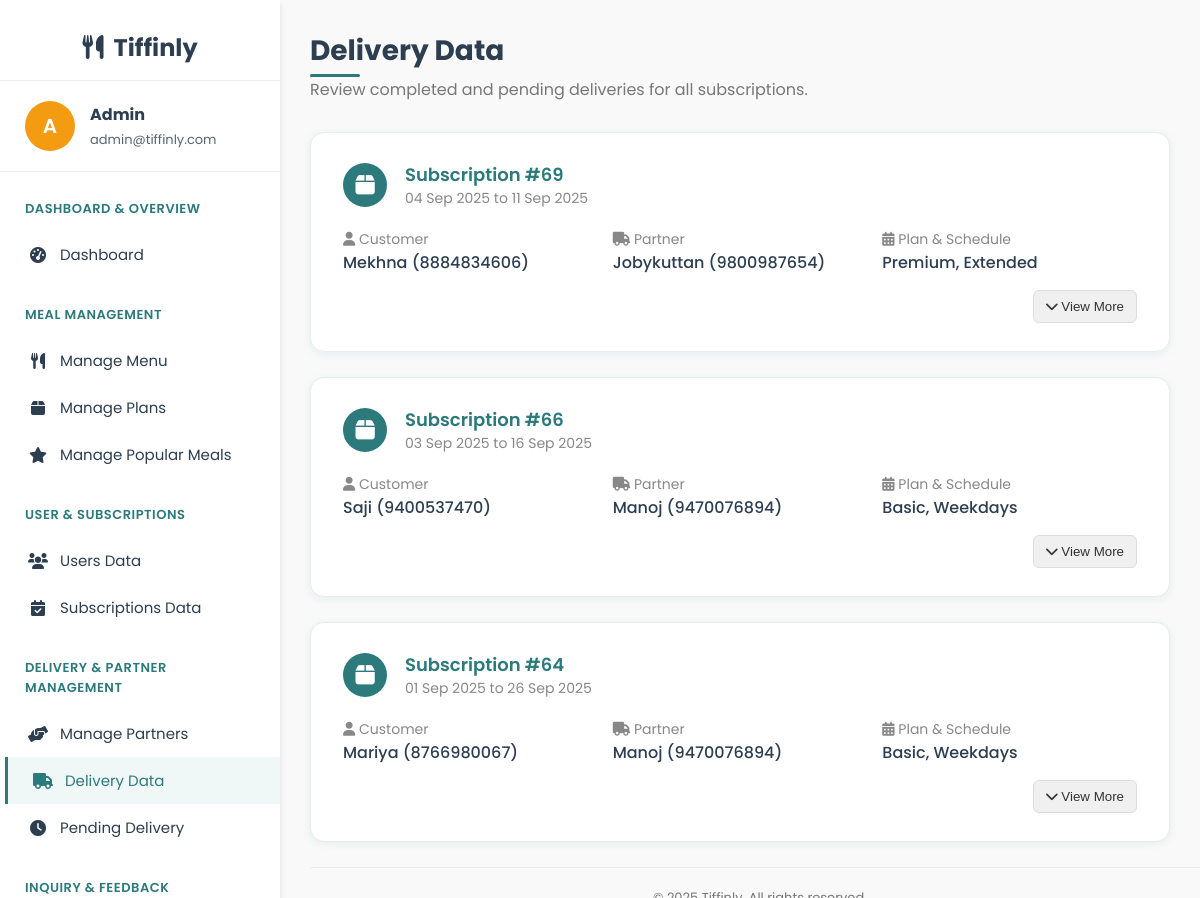
Screenshot of /admin/manage_delivery.php (signed in) with the database file from the repository.
### tables this page shows
CREATE TABLE `subscriptions` (
  `subscription_id` int(11) NOT NULL,
  `user_id` int(11) DEFAULT NULL,
  `plan_id` int(11) DEFAULT NULL,
  `dietary_preference` varchar(20) DEFAULT NULL,
  `start_date` date NOT NULL,
  `end_date` date NOT NULL,
  `schedule` enum('Weekdays','Extended','Full Week') NOT NULL,
  `delivery_time` time NOT NULL,
  `total_price` decimal(10,2) NOT NULL,
  `payment_status` enum('paid','unpaid','failed') DEFAULT 'unpaid',
  `status` enum('active','cancelled','pending') DEFAULT 'pending',
  `created_at` timestamp NOT NULL DEFAULT current_timestamp()
);

CREATE TABLE `users` (
  `user_id` int(11) NOT NULL,
  `name` varchar(100) NOT NULL,
  `email` varchar(100) NOT NULL,
  `password` varchar(255) NOT NULL,
  `phone` varchar(15) DEFAULT NULL,
  `role` enum('user','admin','delivery') DEFAULT 'user',
  `created_at` timestamp NOT NULL DEFAULT current_timestamp(),
  `security_question` varchar(255) NOT NULL,
  `security_answer` varchar(255) NOT NULL
);

CREATE TABLE `meal_plans` (
  `plan_id` int(11) NOT NULL,
  `plan_name` varchar(50) NOT NULL,
  `description` text DEFAULT NULL,
  `plan_type` enum('basic','premium') NOT NULL,
  `is_active` tinyint(1) DEFAULT 1,
  `base_price` decimal(8,2) NOT NULL
);

### admin/manage_delivery.php (the view, shortened to what this page needs)
<?php
require_once('../config/db_connect.php');
$admin_name = $_SESSION['name'];
$admin_email = $_SESSION['email'];
$history_sql = "
    SELECT
        s.subscription_id, s.start_date, s.end_date, s.schedule, s.plan_id, s.dietary_preference,
        u.name as user_name, u.phone, u.user_id,
        p.name as partner_name,
        p.phone as partner_phone,
        mp.plan_name,
        da.assignment_id,
        da.status as delivery_status,
        da.meal_type,
        da.delivery_date,
        da.assigned_at,
        dp.time_slot,
        a.address_type
    FROM subscriptions s
    JOIN users u ON s.user_id = u.user_id
    JOIN meal_plans mp ON s.plan_id = mp.plan_id
    LEFT JOIN delivery_assignments da ON s.subscription_id = da.subscription_id
    LEFT JOIN users p ON da.partner_id = p.user_id
    LEFT JOIN delivery_preferences dp ON s.user_id = dp.user_id AND LOWER(da.meal_type) = LOWER(dp.meal_type)
    LEFT JOIN addresses a ON dp.address_id = a.address_id
    WHERE s.status = 'active'
    ORDER BY s.subscription_id DESC, da.delivery_date DESC, FIELD(da.meal_type, 'Breakfast', 'Lunch', 'Dinner')
";
$history_res = $conn->query($history_sql);
$history = [];
while ($row = $history_res->fetch_assoc()) {
    $sid = $row['subscription_id'];
    if (!isset($history[$sid])) {
        $history[$sid] = [
            'details' => $row,
            'items_by_date' => []
        ];
    }
    if ($row['assignment_id']) {
        $date = $row['delivery_date'] ?? 'Unknown Date';
        if (!isset($history[$sid]['items_by_date'][$date])) {
            $history[$sid]['items_by_date'][$date] = [];
        }
        $history[$sid]['items_by_date'][$date][] = $row;
    }
}
?>
<!DOCTYPE html>
<html lang="en">
<head>
    <link rel="stylesheet" href="https://cdnjs.cloudflare.com/ajax/libs/font-awesome/6.0.0-beta3/css/all.min.css">
</head>
<body>
<div class="dashboard-container">
    <div class="sidebar">
        <div class="sidebar-header"><i class="fas fa-utensils"></i>&nbsp; Tiffinly</div>
        <div class="admin-profile">
            <div class="admin-avatar"><?php echo strtoupper(substr($admin_name, 0, 1)); ?></div>
            <div class="admin-info">
                <h4><?php echo htmlspecialchars($admin_name); ?></h4>
                <p><?php echo htmlspecialchars($admin_email); ?></p>
            </div>
        </div>
        <div class="sidebar-menu">
            <div class="menu-category">Dashboard & Overview</div>
            <a href="admin_dashboard.php" class="menu-item"><i class="fas fa-tachometer-alt"></i> Dashboard</a>
            <div class="menu-category">Meal Management</div>
            <a href="manage_menu.php" class="menu-item"><i class="fas fa-utensils"></i> Manage Menu</a>
            <a href="manage_plans.php" class="menu-item"><i class="fas fa-box"></i> Manage Plans</a>
            <a href="manage_popular_meals.php" class="menu-item"><i class="fas fa-star"></i> Manage Popular Meals</a>
            <div class="menu-category">User & Subscriptions</div>
            <a href="manage_users.php" class="menu-item"><i class="fas fa-users"></i> Users Data</a>
            <a href="manage_subscriptions.php" class="menu-item"><i class="fas fa-calendar-check"></i> Subscriptions Data</a>
            <div class="menu-category">Delivery & Partner Management</div>
            <a href="manage_partners.php" class="menu-item"><i class="fas fa-hands-helping"></i> Manage Partners</a>
            <a href="manage_delivery.php" class="menu-item active"><i class="fas fa-truck"></i>  Delivery Data</a>
            <a href="pending_delivery.php" class="menu-item"><i class="fas fa-clock"></i> Pending Delivery</a>
            <div class="menu-category">Inquiry & Feedback Management</div>
        </div>
    </div>
    <div class="main-content">
        <div class="content-wrapper">
            <div class="header">
                <div>
                    <h1> Delivery Data</h1>
                    <p>Review completed and pending deliveries for all subscriptions.</p>
                </div>
            </div>
            <?php if (empty($history)): ?>
                <div class="delivery-card" style="text-align:center;color:#888;">
                    <i class="fas fa-box-open"></i> No active subscriptions found.
                </div>
            <?php else: ?>
                <?php foreach ($history as $sub_id => $data): ?>
                    <div class="delivery-card">
                        <div class="card-header">
                            <div class="icon"><i class="fas fa-box"></i></div>
                            <div>
                                <div class="title">Subscription #<?php echo (int)$sub_id; ?></div>
                                <div style="font-size: 14px; color: #888;">
                                    <?php echo date('d M Y', strtotime($data['details']['start_date'])); ?> to <?php echo date('d M Y', strtotime($data['details']['end_date'])); ?>
                                </div>
                            </div>
                        </div>
                        <div class="info-grid">
                            <div class="info-item">
                                <div class="label"><i class="fas fa-user"></i> Customer</div>
                                <div class="value"><?php echo htmlspecialchars($data['details']['user_name']); ?> (<?php echo htmlspecialchars($data['details']['phone']); ?>)</div>
                            </div>
                            <div class="info-item">
                                <div class="label"><i class="fas fa-truck"></i> Partner</div>
                                <div class="value"><?php echo htmlspecialchars($data['details']['partner_name'] ?? 'Not Assigned'); ?> (<?php echo htmlspecialchars($data['details']['partner_phone'] ?? 'N/A'); ?>)</div>
                            </div>
                            <div class="info-item">
                                <div class="label"><i class="fas fa-calendar-alt"></i> Plan & Schedule</div>
                                <div class="value"><?php echo htmlspecialchars($data['details']['plan_name']); ?>, <?php echo htmlspecialchars($data['details']['schedule']); ?></div>
                            </div>
                        </div>
                        <div class="card-footer">
                            <button class="date-button toggle-details" data-target="details-<?php echo (int)$sub_id; ?>">
                                <i class="fas fa-chevron-down"></i> View More
                            </button>
                        </div>
                    </div>
                <?php endforeach; ?>
            <?php endif; ?>
            <footer>
            </footer>
        </div>
    </div>
</div>
</body>
</html>

### admin/manage_delivery.php (style rules this page uses)
:root { --primary-color: #2C7A7B; --secondary-color: #F39C12; --dark-color: #2C3E50; --light-color: #F9F9F9; --light-gray: #e9ecef; --border-radius: 10px; --shadow-sm: 0 1px 3px rgba(0,0,0,0.12); --shadow-md: 0 4px 6px rgba(0,0,0,0.1); --shadow-lg: 0 10px 25px rgba(0,0,0,0.1); }
body { font-family: 'Poppins', sans-serif; margin: 0; padding: 0; background-color: var(--light-color); color: var(--dark-color); }
.dashboard-container { display: grid; grid-template-columns: 280px 1fr; min-height: 100vh; height: 100vh; overflow: hidden; }
.sidebar { background-color: #fff; box-shadow: var(--shadow-md); padding: 30px 0; height: 100vh; overflow-y: auto; position: sticky; top: 0; }
.sidebar-header { font-weight: 700; font-size: 24px; padding: 0 25px 15px; border-bottom: 1px solid #f0f0f0; text-align: center; color: #2C3E50; }
.admin-profile { display: flex; align-items: center; padding: 20px 25px; border-bottom: 1px solid #f0f0f0; margin-bottom: 15px; }
.admin-avatar { width: 50px; height: 50px; border-radius: 50%; background-color: #F39C12; display: flex; align-items: center; justify-content: center; margin-right: 15px; font-size: 20px; font-weight: 600; color: white; }
.admin-info h4 { margin: 0; font-size: 16px; }
.admin-info p { margin: 3px 0 0; font-size: 13px; opacity: 0.8; }
.menu-category { color: var(--primary-color); font-size: 13px; font-weight: 600; text-transform: uppercase; letter-spacing: 0.5px; padding: 12px 25px; margin-top: 15px; }
.menu-item { padding: 12px 25px; display: flex; align-items: center; color: var(--dark-color); text-decoration: none; transition: all .2s; font-size: 15px; border-left: 3px solid transparent; }
.menu-item i { margin-right: 12px; font-size: 16px; width: 20px; text-align: center; }
.menu-item:hover, .menu-item.active { background-color: #F0F7F7; color: var(--primary-color); border-left: 3px solid var(--primary-color); transform: translateX(5px); }
.main-content { padding: 30px; background-color: var(--light-color); min-height: 100vh; overflow-y: auto; display: flex; flex-direction: column; }
.content-wrapper { flex: 1; display: flex; flex-direction: column; }
.header { display: flex; justify-content: space-between; align-items: center; margin-bottom: 30px; }
.header h1 { font-size: 28px; margin: 0; position: relative; display: inline-block; }
.header h1:after { content: ''; position: absolute; bottom: -5px; left: 0; width: 50px; height: 3px; background-color: var(--primary-color); border-radius: 3px; transition: width .3s ease; }
.header p { margin: 5px 0 0; color: #777; font-size: 16px; }
.delivery-card { background: #fff; border-radius: 14px; box-shadow: 0 2px 8px rgba(44,122,123,0.09); padding: 28px 32px; margin-bottom: 25px; border: 1.5px solid var(--light-gray); }
.card-header { display: flex; align-items: center; gap: 18px; margin-bottom: 20px; }
.card-header .icon { font-size: 22px; width: 44px; height: 44px; background: #2C7A7B; color: #fff; border-radius: 50%; display: flex; align-items: center; justify-content: center; }
.card-header .title { font-size: 18px; font-weight: 600; color: var(--primary-color); }
.info-grid { display: grid; grid-template-columns: repeat(auto-fit, minmax(250px, 1fr)); gap: 15px; margin-bottom: 10px; }
.info-item .label { color: #888; font-size: 14px; }
.info-item .value { font-weight: 500; }
.date-button { background: #f0f0f0; border: 1px solid #ddd; color: #333; padding: 8px 12px; border-radius: 6px; cursor: pointer; transition: all 0.3s ease; }
.card-footer { display: flex; justify-content: flex-end; margin-top: 15px; }
footer { text-align: center; padding: 20px; margin-top: auto; color: #777; font-size: 13px; border-top: 1px solid #eee; width: 100%; }

### rows the page displays
subscriptions: sub_id "69", start_date "04 Sep 2025", end_date "11 Sep 2025", user.name "Mekhna", user.phone "8884834606", users.name "Jobykuttan", users.phone "9800987654", plan.plan_name "Premium", schedule "Extended"
subscriptions: sub_id "66", start_date "03 Sep 2025", end_date "16 Sep 2025", user.name "Saji", user.phone "9400537470", users.name "Manoj", users.phone "9470076894", plan.plan_name "Basic", schedule "Weekdays"
subscriptions: sub_id "64", start_date "01 Sep 2025", end_date "26 Sep 2025", user.name "Mariya", user.phone "8766980067", users.name "Manoj", users.phone "9470076894", plan.plan_name "Basic", schedule "Weekdays"

### other values shown
substr($admin_name, 0, 1) "A"
$admin_name "Admin"
$admin_email "admin@tiffinly.com"
